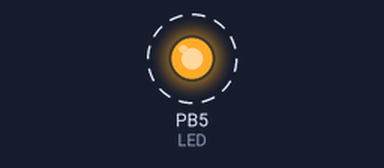
The program below on a simulated ATmega328P, built with avr-gcc and emulated at 16 MHz. Shown: output pins drawn as LEDs (lit = HIGH). Dashed ring = blinking.

Above: at 0.4 s.
Timing chart, 0 to 4.6 s (numbered marks = the images above):
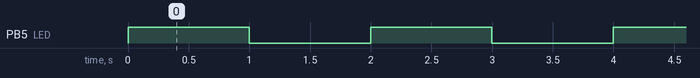

Measured:
- by itself, PB5 (LED): alternates HIGH for 1.0 s and LOW for 1.0 s

The program:

main.c
```c
/*
 * DELAY_TIMER0_1024.c
 * TO BLINK AN LED WITH A DELAY OF 1 SECOND WITH 1024 PRESCALAR.
 * Created: 19-09-2025 12:50:57
 * Author : ANAGHA R
 */


#define F_CPU 16000000UL
#include <avr/io.h>

void delay_1s(void)
{
	unsigned int i, count = 61;
	for(i = 0;i<count;i++) //This will run for 61 times for getting 1sec delay (1 sec / 16.384ms = 61 times)
	{
		TCNT0 = 0;
		TCCR0A = 0; // FOR NORMAL CLOCK SOURCE
		TCCR0B |= (1 << CS02) | (1 << CS00); //101 FOR 1024 PRESCALING,SO SET CS02 and CS02 TO 1.(16Mhz/1024 = 15.625Khz)
		TIFR0 |= (1 << TOV0);  //SET OVERFLOW FLAG 0 BY WRITING 1 TO IT.
		while (!(TIFR0 & (1 << TOV0))); //WAITING TIMER OVERFLOW FLAG TO SET SO THAT WE GET 16.384ms DELAY.
	}
}


int main(void)
{

    DDRB |= (1 << DDB5);

    while (1)
    {
		PORTB ^= (1 << PORTB5);  // FOR BLINKING LED.
		delay_1s();

    }
}
```
